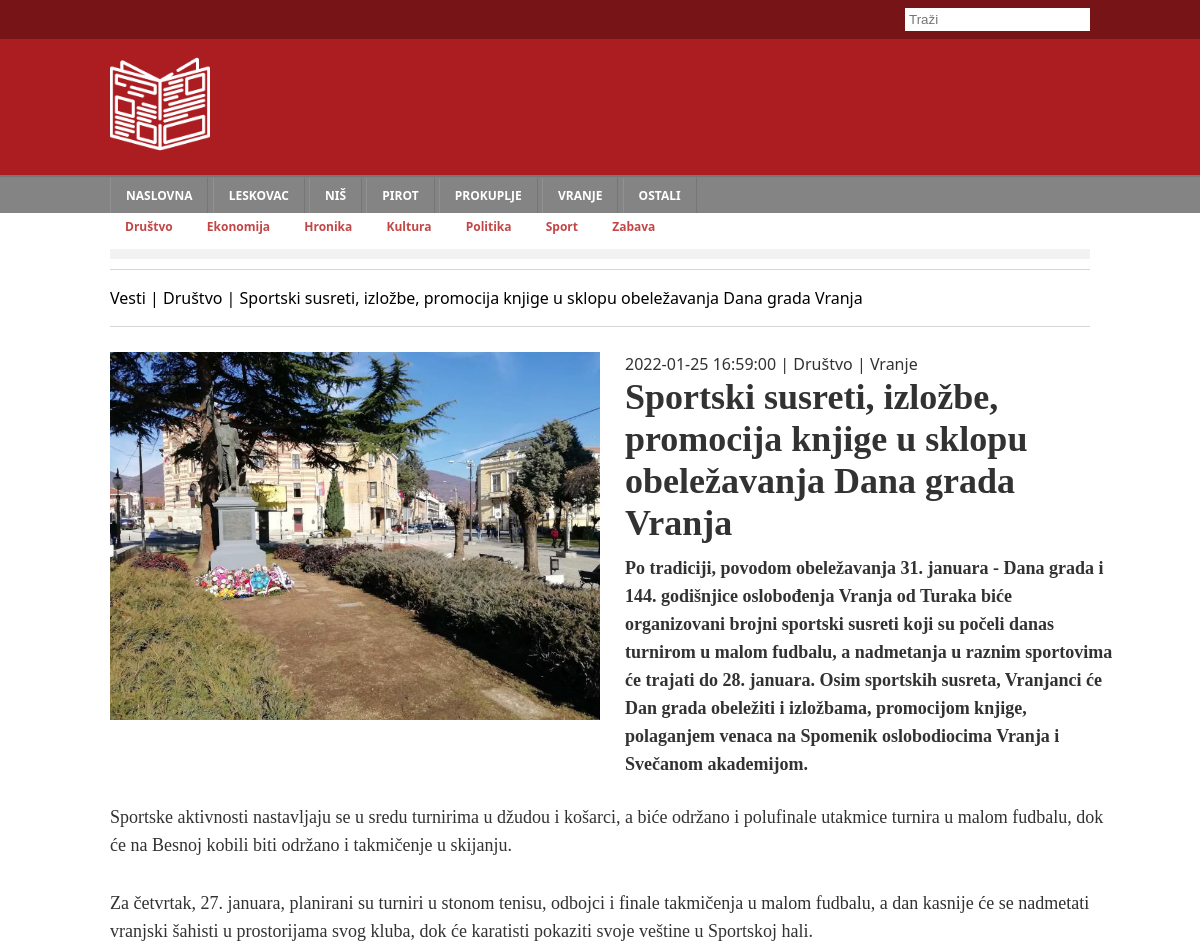
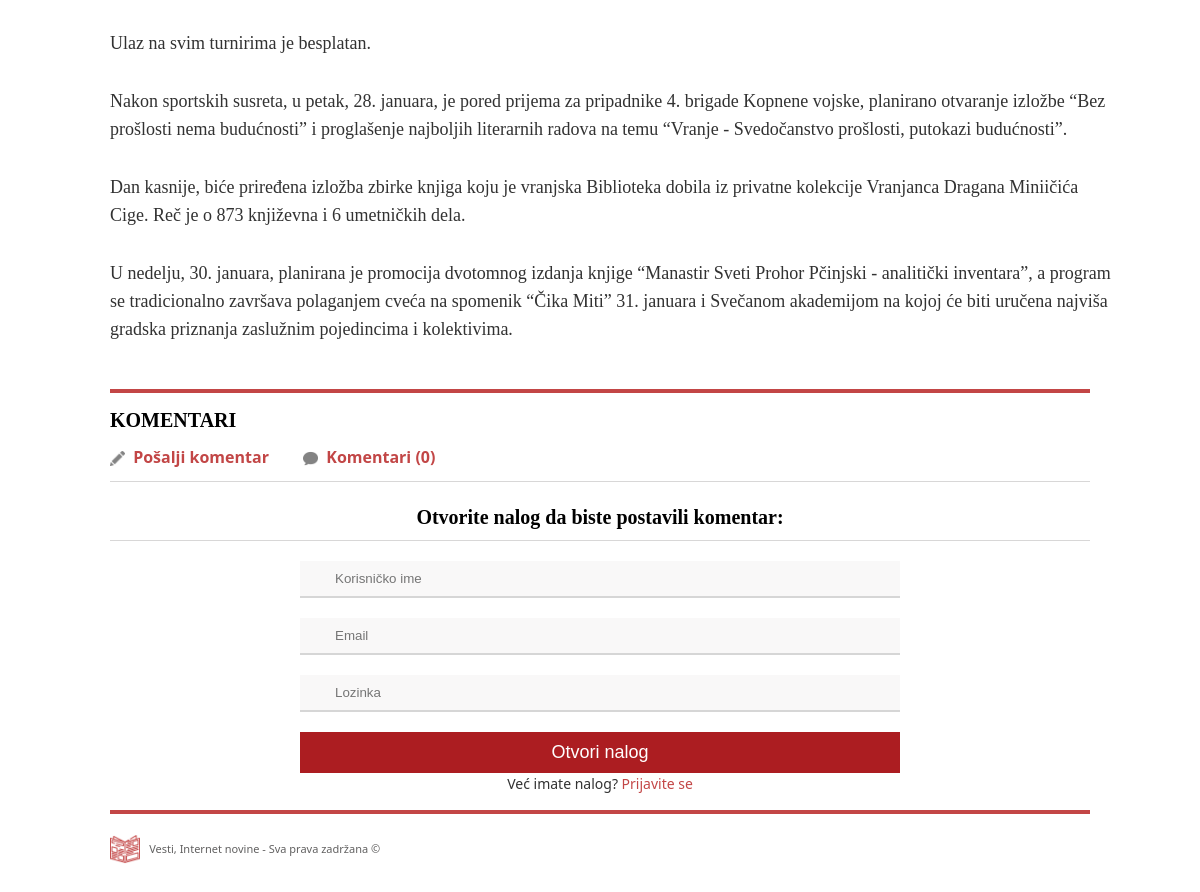
Page /pages/article/index.php?id=2 on the committed database (2 pictures, top to bottom).
### tables this page shows
CREATE TABLE `town` (
  `id` int(11) NOT NULL,
  `name` varchar(50) DEFAULT NULL
);

CREATE TABLE `category` (
  `id` int(11) NOT NULL,
  `name` varchar(50) DEFAULT NULL
);

CREATE TABLE `article` (
  `id` int(11) NOT NULL,
  `title` varchar(250) DEFAULT NULL,
  `published_at` datetime DEFAULT NULL,
  `abstract` text DEFAULT NULL,
  `category_id` int(11) DEFAULT NULL,
  `town_id` int(11) DEFAULT NULL,
  `photo` varchar(250) DEFAULT NULL,
  `body` text DEFAULT NULL
);

### models/Town.php (called while the page is built, shortened)
<?php
class Town {
    private int $id;
    private string $name;
    function __construct(int $id, string $name)
    {
        $this->id = $id;
        $this->name = $name;
    }
    public function getId()
    {
        return $this->id;
    }
    public function getName()
    {
        return $this->name;
    }
    static function getTowns(Connection $conn) {
        $towns = [];
    foreach ($conn->getTowns() as $result) {
        array_push($towns, new Town($result['id'], $result['name']));
      }
      return $towns;
    }
}

### data/conn.php (called while the page is built, shortened)
<?php
class Connection {
  private $conn;
  function __construct() {
      $this->conn = new mysqli('localhost', 'root', '', 'news');
  }
  function getTowns() {
    $query = $this->conn->query('SELECT * FROM `town`
    ORDER BY `id`');
    return $query->fetch_all(MYSQLI_ASSOC);
  }
  function getCategories() {
    $query = $this->conn->query('SELECT * FROM `category`');
    return $query->fetch_all(MYSQLI_ASSOC);
  }
  function getUsers() {
    $query = $this->conn->query('SELECT * FROM `user`
    ORDER BY `id`');
    return $query->fetch_all(MYSQLI_ASSOC);
  }
  function getComments() {
    $query = $this->conn->query('SELECT * FROM `comment`
    ORDER BY `published_at` DESC');
    return $query->fetch_all(MYSQLI_ASSOC);
  }
  function getOneArticle() {
    $query = $this->conn->prepare(
      'SELECT * FROM `article` WHERE `id` = ?'
    );
    $query->bind_param("i", $_GET['id']);
    $query->execute();
    $result = $query->get_result();
    return $result->fetch_assoc();
  }
}
$conn = new Connection();

### data/requirements.php (called while the page is built, shortened)
<?php
    require "../../data/conn.php";
    require "../../models/Category.php";
    require "../../models/Town.php";
    require "../../models/User.php";
    require "../../models/Comment.php";
    require "../../models/Article.php";
    $towns = Town::getTowns($conn);
    $categories = Category::getCategories($conn);
    $users = User::getUsers($conn);
    $comments = Comment::getComments($conn, $users);

### models/Category.php (called while the page is built, shortened)
<?php
class Category {
    private int $id;
    private string $name;
    function __construct(int $id, string $name)
    {
        $this->id = $id;
        $this->name = $name;
    }
    public function getId()
    {
        return $this->id;
    }
    public function getName()
    {
        return $this->name;
    }
    static function getCategories(Connection $conn) {
        $categories = [];
    foreach ($conn->getCategories() as $result) {
        array_push($categories, new Category($result['id'], $result['name']));
      }
      return $categories;
    }
}

### data/one_article.php (called while the page is built)
<?php
  if(isset($_GET['id'])) {
      $res = $conn->getOneArticle();
    if(!is_null($res)) {
      $one_article = new Article($res['id'],
                               $res['category_id'],
                               $res['town_id'],
                               $res['title'],
                               $res['published_at'],
                               $res['photo'],
                               $res['abstract'],
                               $res['body'],
                               $categories,
                               $towns,
                               $comments);
    }
  }

### models/User.php (called while the page is built, shortened)
<?php
class User {
    private int $id;
    private string $username;
    function __construct(int $id, string $username, string $email, string $password)
    {
        $this->id = $id;
        $this->username = $username;
    }
    public function getId()
    {
        return $this->id;
    }
    public function getUsername()
    {
        return $this->username;
    }
    static function getUsers(Connection $conn) {
    $users = [];
    foreach ($conn->getUsers() as $result) {
        array_push($users, new User($result['id'],
                                    $result['username'],
                                    $result['email'],
                                    $result['password']));
                }
              return $users;
    }
}

### models/Comment.php (called while the page is built, shortened)
<?php
class Comment {
    function __construct(int $id,
                         int $article_id,
                         int $user_id,
                         string $body,
                         string $published_at,
                         array $users)
    {
        $this->user_id = $user_id;
    }
    static function getComments($conn, $users) {
        $comments = [];
foreach ($conn->getComments() as $result) {
    array_push($comments, new Comment($result['id'],
                                     $result['article_id'],
                                     $result['user_id'],
                                     $result['body'],
                                     $result['published_at'],
                                     $users)
                                    );
    }
    return $comments;
    }
}

### models/Article.php (called while the page is built, shortened)
<?php
class Article {
    function __construct(int $id,
                         int $category_id,
                         int $town_id,
                         string $title,
                         string $published_at,
                         string $photo,
                         string $abstract,
                         string $body,
                         array $categories,
                         array $towns,
                         array $comments)
    {
        $this->category_id = $category_id;
        $this->town_id = $town_id;
    }
}

### pages/article/index.php (the view, shortened to what this page needs)
<?php
require "../../data/requirements.php";
require "../../data/one_article.php";
if(isset($one_article)) {
    $page_title = $one_article->getCategory()." | " . $one_article->getTitle();
} else {
    $page_title = "Error 404: strana nije nadjena";
}
require "../../partials/nav.php";
?>
<div class="main-container">
    <div class="horizontal-banner"></div>
    <div class="breadcrumbs">
        <?= "Vesti | ". $page_title ?>
    </div>
    <?php if(isset($one_article)) : ?>
    <div class="single-article">
        <img class="single-article-image" src="../../<?= $one_article->getPhoto() ?>" >
        <div class="single-article-group">
            <div class="single-article-info">
                <?= $one_article->getPublished_at() ?> |
                <?= $one_article->getCategory() ?> |
                <?= $one_article->getTown() ?>
            </div>
            <h1 class="single-article-title"><?= $one_article->getTitle() ?></h1>
            <p class="single-article-abstract">
                <strong>
                    <?= $one_article->getAbstract() ?>
                </strong>
            </p>
        </div>
        <div class="single-article-body">
        <?= $one_article->getBody() ?>
        </div>
    </div>
    <div class="horizontal-banner-red"></div>
    <h2 class="h-comments">KOMENTARI</h2>
        <a class="span-comments" href="#comment">
            <img src="../../images/draw.png" alt="user"/>
            Pošalji komentar
        </a>
        <span class="span-comments">
            <img src="../../images/speech-bubble-gray.png" alt="edit"/>
            Komentari (<?= count($one_article->getComments()) ?>)
        </span>
    <ul class="list-comments">
    </ul>
    <?php if(isset($_SESSION['user'])) : ?>
    <h5 id="comment">
        Pošalji komentar:
    </h5>
    <form action="../../data/new_comment.php"
          method="post"
          class="login-form">
        <input row="5" type="text"
               name="comment" placeholder="Komentar">
        <input class="hidden-input" name="article_id"
               value="<?= $_GET['id']?>" type="text" >
        <input class="hidden-input" name="user_id"
               value="<?= $_SESSION['user']?>" type="text" >
        <input type="submit" value="Pošalji">
    </form>
    <form action="../../data/logout.php" class="logout-form">
        <input type="submit" value="Odjavi me" class="logout-submit"/>
    </form>
    <?php else : ?>
    <h5>
    Otvorite nalog da biste postavili komentar:
    </h5>
    <form action="../../data/signup.php?id=<?= $_GET['id']; ?>"
          method="post" class="login-form">
        <input type="text" name="username"
               placeholder="Korisničko ime">
        <input type="email" name="email" placeholder="Email">
        <input type="password" name="password"
               placeholder="Lozinka">
        <input type="submit" value="Otvori nalog">
    </form>
    <p>Već imate nalog? <a href="../login/">Prijavite se</a></p>
    <?php endif ; ?>
    <?php endif ; ?>
    <?php require "../../partials/footer.php" ?>
</div>
</body>

### partials/nav.php (shortened to what this page needs)
<!DOCTYPE html>
<html lang="en">
<head>
    <link rel="stylesheet" href="../../css/nav.css">
    <link rel="stylesheet" href="../../css/global.css">
    <link rel="stylesheet" href="../../css/footer.css">
    <link rel="stylesheet" href="../../css/single-article.css">
    <link rel="stylesheet" href="../../css/form.css">
    <link rel="stylesheet" href="../../css/responsive.css">
</head>
<body>
</html>
<header>
    <div class="head">
        <div class="search">
        <div class="main-container">
            <form action="../../pages/home/index.php" method="get">
                <input type="text" name="search" placeholder="Traži">
            </form>
        </div>
        </div>
        <div class="main-container">
            <img src="../../images/newspaper.png" alt="logo" class="logo">
        </div>
    </div>
    <nav>
        <div class="nav-primary">
            <div class="main-container">
                <ul class="nav-list">
                    <li class="nav-item">
                        <a href='../../pages/home/index.php' class='nav-link'>NASLOVNA</a>
                    </li>
                    <?php foreach ($towns as $town): ?>
                        <li class="nav-item">
                            <a href='../../pages/home/index.php?town=<?= $town->getId()?>'
                            class='nav-link'>
                            <?= $town->getName()?>
                        </a></li>
                    <?php endforeach ; ?>
                </ul>
            </div>
        </div>
        <div class="nav-secondary">
            <div class="main-container">
            <ul class="nav-list">
                <?php foreach ($categories as $category): ?>
                    <li class="nav-item">
                        <a href='../../pages/home/index.php?category=<?= $category->getId()?>'
                           class='nav-link'>
                        <?= $category->getName()?>
                    </a></li>
                <?php endforeach ; ?>
            </ul>
            </div>
        </div>
    </nav>
</header>

### css/nav.css (style rules this page uses)
* { margin: 0; padding: 0; box-sizing: border-box; }
body { font: 16px/1.5 'Noto sans',helvetica,sans-serif; }
a { text-decoration: none; }
header { background-color: #ac1d22; }
.search { background-color: #00000050; text-align: right; }
.search input { border: none; outline: none; padding: 4px; margin: 8px 0px; }
.head { color: white; }
.logo { height: 100px; margin: 15px 0; }
.main-container { max-width: 980px; margin-left: auto; margin-right: auto; }
.nav-primary { background-color: #848485; border-top: 2px solid #767679; }
.nav-primary a { border-left: 1px solid #919191; border-right: 1px solid #767679; border-top: 2px solid transparent; color: #fff; font-size: 12px; font-weight: bold; text-transform: uppercase; line-height: 34px; padding: 0px 15px; display: inline-block; }
.nav-secondary { background-color: white; }
.nav-secondary a { color: #c34646; font-weight: bold; font-size: 12px; padding: 0px 15px; display: inline-block; }
.nav-list { list-style: none; }
.nav-item { display: inline; }

### css/global.css (style rules this page uses)
.horizontal-banner { padding: 5px; margin: 12px 0 10px 0; background: #f2f2f2; }
.breadcrumbs { font-family: 'Noto Sans'; border-top: 1px solid #d8d7d7; border-bottom: 1px solid #d8d7d7; padding: 10px 0px; font-size: 16px; line-height: 36px; }
.horizontal-banner-red { padding: 2px; margin: 16px 0 14px 0; background: #c34646; }

### css/single-article.css (style rules this page uses)
.single-article { display: grid; grid-template-columns: 50% 50%; grid-gap: 25px; margin-top: 25px; color: #323232; }
.single-article-image { width: 100%; }
.single-article-group { width: 100%; }
.single-article-title { font-size: 36px; line-height: 42px; margin-bottom: 10px; font-family: 'Roboto Slab'; }
.single-article-abstract { font: normal 18px/28px 'Lora'; }
.single-article-body { width: 100%; grid-column: 1 / 3; font: normal 18px/28px 'Lora'; }
.single-article-body p { margin-bottom: 30px; }
.h-comments { font: bold 20px/26px 'Roboto Slab'; margin-bottom: 12px; }
.span-comments { display: inline-block; margin-right: 30px; font: bold 16px/22px 'Noto Sans'; color: #c24646; }
.span-comments img { width: 15px; vertical-align: middle; margin-right: 4px; }
.list-comments { margin-top: 12px; padding-top: 12px; border-top: 1px solid #d8d7d7; }
h5 { border-bottom: 1px solid #d8d7d7; padding: 10px 0; text-align: center; font: bold 20px/26px 'Roboto Slab'; }

### css/form.css (style rules this page uses)
.login-form { max-width: 600px; margin: 20px auto 0 auto; }
.login-form input { width: 100%; background-color: #f9f8f8; border: none; outline: none; border-bottom: 2px solid #d6d6d6; padding: 10px 10px 10px 35px; margin-bottom: 20px; }
.login-form input[type='submit'] { background-color: #ac1d21; font-size: 18px; color: #fff; cursor: pointer; padding: 10px; border: 0; margin-bottom: 0px; }
.login-form+p { text-align: center; font-size: 14px; color: #323232 }
.login-form+p a { color: #c34646; }

### rows in the picture
town: name "LESKOVAC"
town: name "NIŠ"
town: name "PIROT"
town: name "PROKUPLJE"
town: name "VRANJE", name "Vranje"
town: name "OSTALI"
category: name "Društvo", name.title "Društvo | Sportski susreti, izložbe, promocija knjige u sklopu obeležavanja Dana grada Vranja"
category: name "Ekonomija"
category: name "Hronika"
category: name "Kultura"
category: name "Politika"
category: name "Sport"
category: name "Zabava"
article: photo (picture), published_at "2022-01-25 16:59:00", title "Sportski susreti, izložbe, promocija knjige u sklopu obeležavanja Dana grada Vranja", abstract "Po tradiciji, povodom obeležavanja 31. januara - Dana grada i 144. godišnjice oslobođenja Vranja od Turaka biće organizovani brojni sportski susreti koji su počeli danas turnirom u malom fudbalu, a nadmetanja u raznim sportovima će trajati do 28. januara. Osim sportskih susreta, Vranjanci će Dan grada obeležiti i izložbama, promocijom knjige, polaganjem venaca na Spomenik oslobodiocima Vranja i Svečanom akademijom.", body "Sportske aktivnosti nastavljaju se u sredu turnirima u džudou i košarci, a biće održano i polufinale utakmice turnira u malom fudbalu, dok će na Besnoj kobili biti održano i takmičenje u skijanju. Za četvrtak, 27. januara, planirani su turniri u stonom tenisu, odbojci i finale takmičenja u malom fudbalu, a dan kasnije će se nadmetati vranjski šahisti u prostorijama svog kluba, dok će karatisti pokaziti svoje veštine u Sportskoj hali. Ulaz na svim turnirima je besplatan. Nakon sportskih susreta, u petak, 28. januara, je pored prijema za pripadnike 4. brigade Kopnene vojske, planirano otvaranje izložbe “Bez prošlosti nema budućnosti” i proglašenje najboljih literarnih radova na temu “Vranje -…"

### other values in the picture
count($one_article->getComments()) "0"
